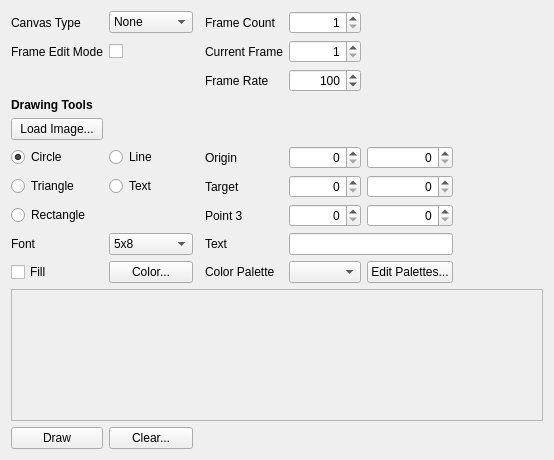
         <widget class="QWidget" name="canvasScrollAreaWidgetContents">
          <property name="geometry">
           <rect>
            <x>0</x>
            <y>0</y>
            <width>554</width>
            <height>460</height>
           </rect>
          </property>
          <layout class="QGridLayout" name="gridLayout_2">
           <property name="sizeConstraint">
            <enum>QLayout::SetMinimumSize</enum>
           </property>
           <item row="10" column="0">
            <widget class="QCheckBox" name="fillCheckBox">
             <property name="toolTip">
              <string>Fills in shapes, otherwise draws only the shape's outline</string>
             </property>
             <property name="text">
              <string>Fill</string>
             </property>
            </widget>
           </item>
           <item row="10" column="1">
            <widget class="QPushButton" name="selectColorButton">
             <property name="toolTip">
              <string>Sets the color used to draw shapes</string>
             </property>
             <property name="text">
              <string>Color...</string>
             </property>
            </widget>
           </item>
           <item row="7" column="3">
            <widget class="QLabel" name="targetLabel">
             <property name="text">
              <string>Target</string>
             </property>
            </widget>
           </item>
           <item row="0" column="4">
            <widget class="QSpinBox" name="frameCountSpinBox">
             <property name="toolTip">
              <string>The total number of drawing surfaces</string>
             </property>
             <property name="alignment">
              <set>Qt::AlignRight|Qt::AlignTrailing|Qt::AlignVCenter</set>
             </property>
             <property name="minimum">
              <number>1</number>
             </property>
             <property name="maximum">
              <number>255</number>
             </property>
            </widget>
           </item>
           <item row="6" column="1">
            <widget class="QRadioButton" name="lineRadioButton">
             <property name="text">
              <string>Line</string>
             </property>
            </widget>
           </item>
           <item row="6" column="0">
            <widget class="QRadioButton" name="circleRadioButton">
             <property name="text">
              <string>Circle</string>
             </property>
             <property name="checked">
              <bool>true</bool>
             </property>
            </widget>
           </item>
           <item row="7" column="1">
            <widget class="QRadioButton" name="textRadioButton">
             <property name="text">
              <string>Text</string>
             </property>
            </widget>
           </item>
           <item row="6" column="5">
            <widget class="QSpinBox" name="originYSpinBox">
             <property name="toolTip">
              <string/>
             </property>
             <property name="alignment">
              <set>Qt::AlignRight|Qt::AlignTrailing|Qt::AlignVCenter</set>
             </property>
             <property name="maximum">
              <number>65535</number>
             </property>
            </widget>
           </item>
           <item row="12" column="0">
            <widget class="QPushButton" name="drawButton">
             <property name="text">
              <string>Draw</string>
             </property>
            </widget>
           </item>
           <item row="5" column="0">
            <widget class="QPushButton" name="loadImageButton">
             <property name="text">
              <string>Load Image...</string>
             </property>
            </widget>
           </item>
           <item row="9" column="3">
            <widget class="QLabel" name="textLabel">
             <property name="text">
              <string>Text</string>
             </property>
            </widget>
           </item>
           <item row="7" column="0">
            <widget class="QRadioButton" name="triangleRadioButton">
             <property name="text">
              <string>Triangle</string>
             </property>
            </widget>
           </item>
           <item row="1" column="0">
            <widget class="QLabel" name="toggleCanvasModeLabel">
             <property name="sizePolicy">
              <sizepolicy hsizetype="Minimum" vsizetype="Preferred">
               <horstretch>0</horstretch>
               <verstretch>0</verstretch>
              </sizepolicy>
             </property>
             <property name="text">
              <string>Frame Edit Mode</string>
             </property>
            </widget>
           </item>
           <item row="0" column="0">
            <widget class="QLabel" name="canvasTypeLabel">
             <property name="sizePolicy">
              <sizepolicy hsizetype="Minimum" vsizetype="Preferred">
               <horstretch>0</horstretch>
               <verstretch>0</verstretch>
              </sizepolicy>
             </property>
             <property name="text">
              <string>Canvas Type</string>
             </property>
            </widget>
           </item>
           <item row="0" column="1">
            <widget class="QComboBox" name="canvasComboBox">
             <property name="toolTip">
              <string>Adds a drawing surface to the pixel grid</string>
             </property>
             <item>
              <property name="text">
               <string>None</string>
              </property>
             </item>
             <item>
              <property name="text">
               <string>Animation</string>
              </property>
             </item>
             <item>
              <property name="text">
               <string>Color</string>
              </property>
             </item>
             <item>
              <property name="text">
               <string>Palette</string>
              </property>
             </item>
            </widget>
           </item>
           <item row="7" column="5">
            <widget class="QSpinBox" name="targetYSpinBox">
             <property name="toolTip">
              <string/>
             </property>
             <property name="alignment">
              <set>Qt::AlignRight|Qt::AlignTrailing|Qt::AlignVCenter</set>
             </property>
             <property name="maximum">
              <number>65535</number>
             </property>
            </widget>
           </item>
           <item row="6" column="4">
            <widget class="QSpinBox" name="originXSpinBox">
             <property name="toolTip">
              <string/>
             </property>
             <property name="alignment">
              <set>Qt::AlignRight|Qt::AlignTrailing|Qt::AlignVCenter</set>
             </property>
             <property name="maximum">
              <number>65535</number>
             </property>
            </widget>
           </item>
           <item row="8" column="4">
            <widget class="QSpinBox" name="target2XSpinBox">
             <property name="alignment">
              <set>Qt::AlignRight|Qt::AlignTrailing|Qt::AlignVCenter</set>
             </property>
             <property name="maximum">
              <number>65535</number>
             </property>
            </widget>
           </item>
           <item row="1" column="3">
            <widget class="QLabel" name="currentFrameLabel">
             <property name="text">
              <string>Current Frame</string>
             </property>
            </widget>
           </item>
           <item row="4" column="0">
            <widget class="QLabel" name="drawingToolsLabel">
             <property name="sizePolicy">
              <sizepolicy hsizetype="Minimum" vsizetype="Preferred">
               <horstretch>0</horstretch>
               <verstretch>0</verstretch>
              </sizepolicy>
             </property>
             <property name="text">
              <string>&lt;html&gt;&lt;head/&gt;&lt;body&gt;&lt;p&gt;&lt;span style=&quot; font-weight:600;&quot;&gt;Drawing Tools&lt;/span&gt;&lt;/p&gt;&lt;/body&gt;&lt;/html&gt;</string>
             </property>
            </widget>
           </item>
           <item row="7" column="4">
            <widget class="QSpinBox" name="targetXSpinBox">
             <property name="toolTip">
              <string/>
             </property>
             <property name="alignment">
              <set>Qt::AlignRight|Qt::AlignTrailing|Qt::AlignVCenter</set>
             </property>
             <property name="maximum">
              <number>65535</number>
             </property>
            </widget>
           </item>
           <item row="9" column="1">
            <widget class="QComboBox" name="fontComboBox">
             <property name="toolTip">
              <string/>
             </property>
             <item>
              <property name="text">
               <string>5x8</string>
              </property>
             </item>
            </widget>
           </item>
           <item row="8" column="5">
            <widget class="QSpinBox" name="target2YSpinBox">
             <property name="alignment">
              <set>Qt::AlignRight|Qt::AlignTrailing|Qt::AlignVCenter</set>
             </property>
             <property name="maximum">
              <number>65535</number>
             </property>
            </widget>
           </item>
           <item row="9" column="0">
            <widget class="QLabel" name="fontLabel">
             <property name="sizePolicy">
              <sizepolicy hsizetype="Minimum" vsizetype="Preferred">
               <horstretch>0</horstretch>
               <verstretch>0</verstretch>
              </sizepolicy>
             </property>
             <property name="text">
              <string>Font</string>
             </property>
            </widget>
           </item>
           <item row="12" column="1">
            <widget class="QPushButton" name="clearButton">
             <property name="text">
              <string>Clear...</string>
             </property>
            </widget>
           </item>
           <item row="2" column="4">
            <widget class="QSpinBox" name="frameRateSpinBox">
             <property name="toolTip">
              <string>Sets the amount of time between frames</string>
             </property>
             <property name="alignment">
              <set>Qt::AlignRight|Qt::AlignTrailing|Qt::AlignVCenter</set>
             </property>
             <property name="maximum">
              <number>1000000</number>
             </property>
             <property name="value">
              <number>100</number>
             </property>
            </widget>
           </item>
           <item row="1" column="1">
            <widget class="QCheckBox" name="toggleCanvasModeCheckBox">
             <property name="toolTip">
              <string>&lt;html&gt;&lt;head/&gt;&lt;body&gt;&lt;p&gt;If enabled, frames will no longer switch automatically, allowing you to manually step through and edit individual frames&lt;/p&gt;&lt;/body&gt;&lt;/html&gt;</string>
             </property>
             <property name="text">
              <string/>
             </property>
            </widget>
           </item>
           <item row="8" column="3">
            <widget class="QLabel" name="target2Label">
             <property name="text">
              <string>Point 3</string>
             </property>
            </widget>
           </item>
           <item row="2" column="3">
            <widget class="QLabel" name="frameRateLabel">
             <property name="text">
              <string>Frame Rate</string>
             </property>
            </widget>
           </item>
           <item row="0" column="3">
            <widget class="QLabel" name="frameCountLabel">
             <property name="text">
              <string>Frame Count</string>
             </property>
            </widget>
           </item>
           <item row="1" column="4">
            <widget class="QSpinBox" name="currentFrameSpinBox">
             <property name="toolTip">
              <string>The current drawing surface</string>
             </property>
             <property name="alignment">
              <set>Qt::AlignRight|Qt::AlignTrailing|Qt::AlignVCenter</set>
             </property>
             <property name="minimum">
              <number>1</number>
             </property>
             <property name="maximum">
              <number>255</number>
             </property>
            </widget>
           </item>
           <item row="9" column="4" colspan="2">
            <widget class="QLineEdit" name="textLineEdit">
             <property name="toolTip">
              <string/>
             </property>
            </widget>
           </item>
           <item row="6" column="3">
            <widget class="QLabel" name="originLabel">
             <property name="text">
              <string>Origin</string>
             </property>
            </widget>
           </item>
           <item row="8" column="0">
            <widget class="QRadioButton" name="rectRadioButton">
             <property name="text">
              <string>Rectangle</string>
             </property>
            </widget>
           </item>
           <item row="6" column="6">
            <spacer name="horizontalSpacer">
             <property name="orientation">
              <enum>Qt::Horizontal</enum>
             </property>
             <property name="sizeHint" stdset="0">
              <size>
               <width>40</width>
               <height>20</height>
              </size>
             </property>
            </spacer>
           </item>
           <item row="10" column="5">
            <widget class="QPushButton" name="canvasEditPaletteButton">
             <property name="text">
              <string>Edit Palettes...</string>
             </property>
            </widget>
           </item>
           <item row="10" column="4">
            <widget class="QComboBox" name="canvasPaletteComboBox"/>
           </item>
           <item row="10" column="3">
            <widget class="QLabel" name="canvasPaletteLabel">
             <property name="text">
              <string>Color Palette</string>
             </property>
            </widget>
           </item>
           <item row="11" column="0" colspan="7">
            <widget class="QScrollArea" name="canvasColorPickerScrollArea">
             <property name="verticalScrollBarPolicy">
              <enum>Qt::ScrollBarAlwaysOff</enum>
             </property>
             <property name="widgetResizable">
              <bool>true</bool>
             </property>
             <widget class="QWidget" name="canvasColorPickerScrollAreaWidgetContents">
              <property name="geometry">
               <rect>
                <x>0</x>
                <y>0</y>
                <width>534</width>
                <height>68</height>
               </rect>
              </property>
              <layout class="QGridLayout" name="gridLayout_7">
               <item row="0" column="0">
                <layout class="QHBoxLayout" name="canvasColorPickerLayout"/>
               </item>
              </layout>
             </widget>
            </widget>
           </item>
          </layout>
         </widget>
